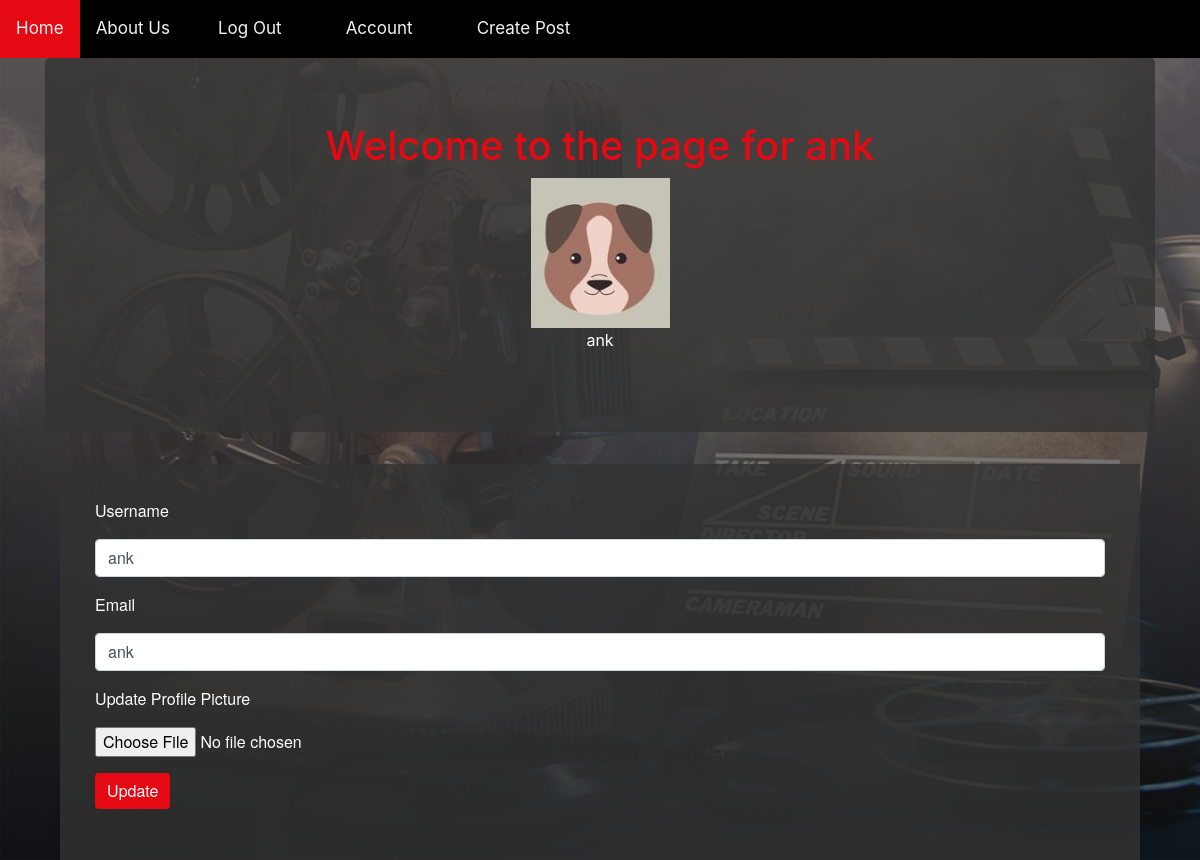
Page /account (signed in) on the committed database.
### puppycompanyblog/models.py (models this page shows, shortened)
class User(db.Model, UserMixin):
    __tablename__ = 'users'
    id = db.Column(db.Integer, primary_key = True)
    profile_image = db.Column(db.String(20), nullable=False, default='default_profile.png')
    email = db.Column(db.String(64), unique=True, index=True)
    username = db.Column(db.String(64), unique=True, index=True)
    password_hash = db.Column(db.String(128))
    posts = db.relationship('BlogPost', backref='author', lazy=True)

### puppycompanyblog/users/views.py (the view)
@users.route("/account", methods=['GET', 'POST'])
@login_required
def account():
    form = UpdateUserForm()
    if form.validate_on_submit():
        print(form)
        if form.picture.data:
            username = current_user.username
            pic = add_profile_pic(form.picture.data,username)
            current_user.profile_image = pic
        current_user.username = form.username.data
        current_user.email = form.email.data
        db.session.commit()
        flash('User Account Updated')
        return redirect(url_for('users.account'))
    elif request.method == 'GET':
        form.username.data = current_user.username
        form.email.data = current_user.email
    profile_image = url_for('static', filename='profile_pics/' + current_user.profile_image)
    return render_template('account.html', profile_image=profile_image, form=form)

### puppycompanyblog/users/forms.py (shortened to what this page needs)
class UpdateUserForm(FlaskForm):
    email = StringField('Email', validators=[DataRequired(),Email()])
    username = StringField('Username', validators=[DataRequired()])
    picture = FileField('Update Profile Picture', validators=[FileAllowed(['jpg', 'png'])])
    submit = SubmitField('Update')

### puppycompanyblog/models.py (called while the page is built)
@login_manager.user_loader
def load_user(user_id):
    return User.query.get(user_id)

### puppycompanyblog/templates/account.html (shortened to what this page needs)
{% extends "base.html" %}
{% block content %}
<link type="text/css"  rel="stylesheet" href="{{ url_for('static', filename='/account.css') }}"/>
<div class="jumbotron">
  <div align='center'>
    <h1 >Welcome to the page for {{current_user.username}}</h1>
    <img align='center' src="{{ url_for('static', filename='profile_pics/' + current_user.profile_image) }}">
    <p>{{ current_user.email }}</p>
  </div>
</div>
<div class="container">
  <form  method="POST" action = "" enctype="multipart/form-data">
    <div class="formgroup1">
      <div class="form-group">
        {{ form.username.label(class="form-group") }}
        {{form.username(class='form-control')  }}
      </div>
      <div class="form-group">
        {{ form.email.label(class="form-group") }}
        {{form.email(class='form-control')  }}
      </div>
      <div class="form-group">
        {{ form.picture.label(class="form-group") }}
        {{ form.picture(class="form-control-file") }}
      </div>
      <div class="form-group">
          {{ form.submit(class="btn btn-primary") }}
      </div>
    </div>
  </form>
</div>
{% endblock content %}

### puppycompanyblog/static/master.css (style rules this page uses)
body { background-image:linear-gradient(rgba(120, 110, 110, 0.7), rgba(14, 13, 13, 0.7)), url(../static/profile_pics/movie_bacground.jpeg); background-attachment: fixed; background-size: cover; }
h1 { color: #e50914; }
p { color: white; }
.btn { background:#e50914; border: none; }
.jumbotron { background:rgba(51, 51, 51, 0.803); color:white; }

### puppycompanyblog/static/account.css (style rules this page uses)
.formgroup1 { font-family: 'Helvetica Neue',Helvetica,Arial,sans-serif; padding:35px; background:rgba(51, 51, 51, 0.803); color:#fff; }
.btn-primary { background:#e50914; color:white; text-align: center; margin: auto; border:none; }

### rows in the picture
User: profile_image (placeholder picture), email "ank", username "ank"
